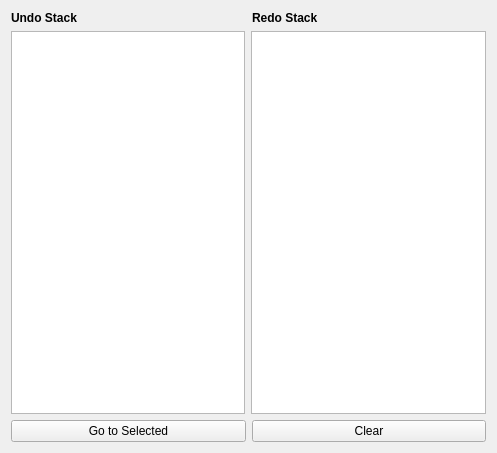
<?xml version="1.0" encoding="UTF-8"?>
<ui version="4.0">
 <class>History</class>
 <widget class="QWidget" name="History">
  <property name="geometry">
   <rect>
    <x>0</x>
    <y>0</y>
    <width>497</width>
    <height>453</height>
   </rect>
  </property>
  <property name="windowTitle">
   <string>Form</string>
  </property>
  <layout class="QVBoxLayout" name="verticalLayout_2">
   <item>
    <layout class="QHBoxLayout" name="horizontalLayout_3">
     <item>
      <widget class="QLabel" name="label_2">
       <property name="text">
        <string>&lt;b&gt;Undo Stack</string>
       </property>
      </widget>
     </item>
     <item>
      <widget class="QLabel" name="label">
       <property name="text">
        <string>&lt;b&gt;Redo Stack</string>
       </property>
      </widget>
     </item>
    </layout>
   </item>
   <item>
    <layout class="QHBoxLayout" name="horizontalLayout">
     <item>
      <widget class="QListWidget" name="listWidget_Undo"/>
     </item>
     <item>
      <widget class="QListWidget" name="listWidget_Redo"/>
     </item>
    </layout>
   </item>
   <item>
    <layout class="QHBoxLayout" name="horizontalLayout_2">
     <item>
      <widget class="QPushButton" name="btn_goTo">
       <property name="text">
        <string>Go to Selected</string>
       </property>
      </widget>
     </item>
     <item>
      <widget class="QPushButton" name="btn_Clear">
       <property name="text">
        <string>Clear</string>
       </property>
      </widget>
     </item>
    </layout>
   </item>
  </layout>
 </widget>
 <resources/>
 <connections/>
</ui>
